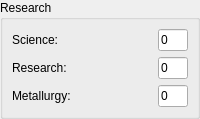
           <widget class="QGroupBox" name="groupBox_4" >
            <property name="title" >
             <string>Research</string>
            </property>
            <layout class="QVBoxLayout" >
             <property name="margin" >
              <number>9</number>
             </property>
             <property name="spacing" >
              <number>6</number>
             </property>
             <item>
              <layout class="QHBoxLayout" >
               <property name="margin" >
                <number>0</number>
               </property>
               <property name="spacing" >
                <number>6</number>
               </property>
               <item>
                <widget class="QLabel" name="label_8" >
                 <property name="text" >
                  <string>Science:</string>
                 </property>
                </widget>
               </item>
               <item>
                <spacer>
                 <property name="orientation" >
                  <enum>Qt::Horizontal</enum>
                 </property>
                 <property name="sizeHint" >
                  <size>
                   <width>40</width>
                   <height>20</height>
                  </size>
                 </property>
                </spacer>
               </item>
               <item>
                <widget class="QLineEdit" name="science" >
                 <property name="sizePolicy" >
                  <sizepolicy>
                   <hsizetype>0</hsizetype>
                   <vsizetype>0</vsizetype>
                   <horstretch>0</horstretch>
                   <verstretch>0</verstretch>
                  </sizepolicy>
                 </property>
                 <property name="maximumSize" >
                  <size>
                   <width>30</width>
                   <height>16777215</height>
                  </size>
                 </property>
                 <property name="text" >
                  <string>0</string>
                 </property>
                </widget>
               </item>
              </layout>
             </item>
             <item>
              <layout class="QHBoxLayout" >
               <property name="margin" >
                <number>0</number>
               </property>
               <property name="spacing" >
                <number>6</number>
               </property>
               <item>
                <widget class="QLabel" name="label_11" >
                 <property name="text" >
                  <string>Research:</string>
                 </property>
                </widget>
               </item>
               <item>
                <spacer>
                 <property name="orientation" >
                  <enum>Qt::Horizontal</enum>
                 </property>
                 <property name="sizeHint" >
                  <size>
                   <width>40</width>
                   <height>20</height>
                  </size>
                 </property>
                </spacer>
               </item>
               <item>
                <widget class="QLineEdit" name="research" >
                 <property name="sizePolicy" >
                  <sizepolicy>
                   <hsizetype>0</hsizetype>
                   <vsizetype>0</vsizetype>
                   <horstretch>0</horstretch>
                   <verstretch>0</verstretch>
                  </sizepolicy>
                 </property>
                 <property name="maximumSize" >
                  <size>
                   <width>30</width>
                   <height>16777215</height>
                  </size>
                 </property>
                 <property name="text" >
                  <string>0</string>
                 </property>
                </widget>
               </item>
              </layout>
             </item>
             <item>
              <layout class="QHBoxLayout" >
               <property name="margin" >
                <number>0</number>
               </property>
               <property name="spacing" >
                <number>6</number>
               </property>
               <item>
                <widget class="QLabel" name="label_10" >
                 <property name="text" >
                  <string>Metallurgy:</string>
                 </property>
                </widget>
               </item>
               <item>
                <spacer>
                 <property name="orientation" >
                  <enum>Qt::Horizontal</enum>
                 </property>
                 <property name="sizeHint" >
                  <size>
                   <width>40</width>
                   <height>20</height>
                  </size>
                 </property>
                </spacer>
               </item>
               <item>
                <widget class="QLineEdit" name="metallurgy" >
                 <property name="sizePolicy" >
                  <sizepolicy>
                   <hsizetype>0</hsizetype>
                   <vsizetype>0</vsizetype>
                   <horstretch>0</horstretch>
                   <verstretch>0</verstretch>
                  </sizepolicy>
                 </property>
                 <property name="maximumSize" >
                  <size>
                   <width>30</width>
                   <height>16777215</height>
                  </size>
                 </property>
                 <property name="text" >
                  <string>0</string>
                 </property>
                </widget>
               </item>
              </layout>
             </item>
            </layout>
           </widget>
